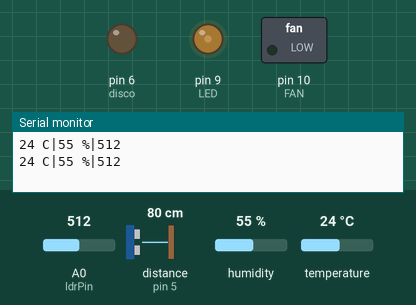
Simulated run of this sketch. Board: Arduino Uno, built with avr-gcc and run on an emulated ATmega328P. On the bench: switched loads named in the sketch (green lamp = pin HIGH), output pins drawn as LEDs (lit = HIGH), the last lines printed to the serial monitor. Wiring (inferred from the names in the program): ultrasonic range finder: trigger pin 4; echo pin 5. The test bench sets the inputs (shaded band); at power-on: temperature 24 °C, A0 (ldrPin) = 512, distance to the obstacle (sensor on pin 5) 80 cm, humidity 55 %. The echo pulse lasts 58.3 µs per cm; pins used as bus, display or sensor lines are not drawn.

Above: at 2.8 s.
2.9 s: temperature set to 30 °C
5.6 s: temperature set to 33 °C
At 7.0 s:
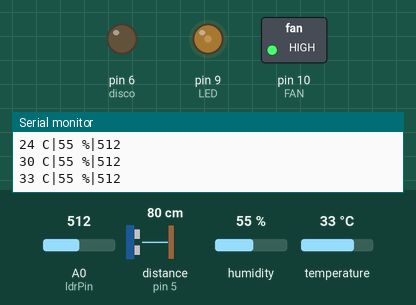
8.3 s: A0 (ldrPin) set to 642
11.3 s: A0 (ldrPin) set to 657
At 13.6 s:
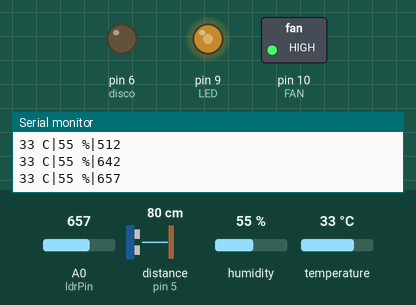
14.0 s: distance to the obstacle (sensor on pin 5) set to 13 cm
16.7 s: distance to the obstacle (sensor on pin 5) set to 10 cm
At 18.6 s:
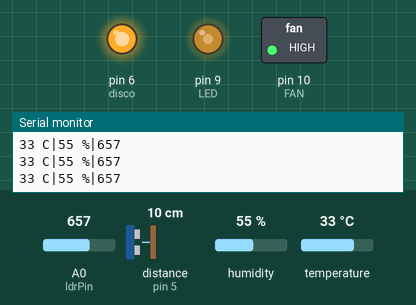
Timing chart, 0 to 20.1 s (numbered marks = the images above; inputs shaded):
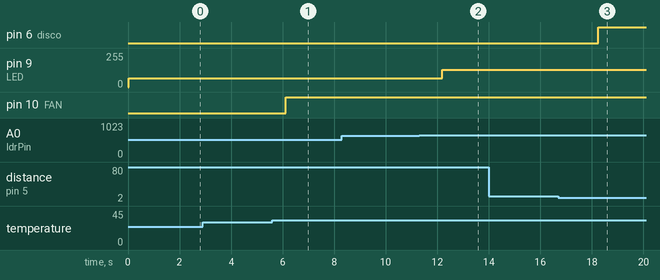

The sketch:

Sensors_uno.ino
```cpp
#include <SimpleDHT.h>
int pinDHT11 = 2;
SimpleDHT11 dht11;
          const int ldrPin = A0;
          const int LED = 9;
      const int FAN = 10;
          // int ledin;
          int ldrStatus;
              const int trigPin = 4;
              const int echoPin = 5;
              const int disco = 6;
              long duration;
              int distance;
              int safetyDistance;


void setup() {
              pinMode(trigPin, OUTPUT); // Sets the trigPin as an Output
              pinMode(echoPin, INPUT); // Sets the echoPin as an Input
              pinMode(disco, OUTPUT);
Serial.begin(9600);
          pinMode(ldrPin, INPUT);
          pinMode(LED, OUTPUT);
          pinMode(FAN, OUTPUT);
}

void loop() {


              // Clears the trigPin
              digitalWrite(trigPin, LOW);
              delayMicroseconds(2);

              // Sets the trigPin on HIGH state for 10 micro seconds
              digitalWrite(trigPin, HIGH);
              delayMicroseconds(10);
              digitalWrite(trigPin, LOW);

              // Reads the echoPin, returns the sound wave travel time in microseconds
              duration = pulseIn(echoPin, HIGH);

              // Calculating the distance
              distance= duration*0.034/2;
              safetyDistance = distance;
              if (safetyDistance <= 10){
                digitalWrite(disco, HIGH);
              }
              else{
                digitalWrite(disco, LOW);
              }


byte temperature = 0;
byte humidity = 0;
if (dht11.read(pinDHT11, &temperature, &humidity, NULL))
{
return;
}
      ldrStatus = analogRead(ldrPin);
//      ledin = (1023 - ldrStatus)/4;
//      analogWrite(LED , ledin);
if ( ldrStatus >= 850 ) {
   analogWrite(LED , 255 );
} else if ( ldrStatus >= 650 ) {
   analogWrite(LED , 128 );
} else if ( ldrStatus >= 450 ) {
   analogWrite(LED , 64 );
} else if (  ldrStatus <= 100  ) {
   analogWrite(LED , 0 );
}


    if ( (int)temperature >= 32 ) {
       digitalWrite(FAN, HIGH);
    } else if ( (int)temperature < 32 ) {
       digitalWrite(FAN, LOW);
    }


// App works on the following data
Serial.print((int)temperature);
Serial.print(" C");
Serial.print("|");
Serial.print((int)humidity);
Serial.print(" %");
Serial.print("|");
      Serial.println(ldrStatus);
delay(2000);

}
```

Measured:
- the behaviour switches between 31 and 32 °C on temperature (found by bisection; images 0 and 1)
- the behaviour switches between 649 and 650 on A0 (ldrPin) (found by bisection; images 1 and 2)
- the behaviour switches between 12 and 11 cm on distance to the obstacle (sensor on pin 5) (found by bisection; images 2 and 3)
- after the input at 5.6 s, pin 10 (FAN): LOW → HIGH after 0.52 s
- after the input at 11.3 s, pin 9 (LED): 64/255 → 128/255 after 0.90 s
- after the input at 16.7 s, pin 6 (disco): LOW → HIGH after 1.6 s
